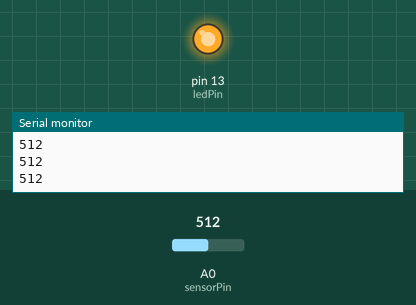
The sketch below on a simulated Arduino Uno, built with avr-gcc and run on an emulated ATmega328P. Shown: output pins drawn as LEDs (lit = HIGH), the last lines printed to the serial monitor. Inputs (shaded band) come from the test bench; at power-on: A0 (sensorPin) = 512.

Above: at 1.2 s.
1.3 s: A0 (sensorPin) set to 417
2.8 s: A0 (sensorPin) set to 392
At 4.0 s:
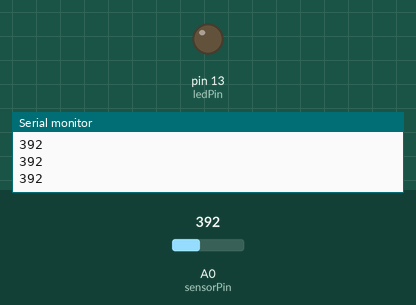
4.3 s: A0 (sensorPin) set to 410
At 5.1 s:
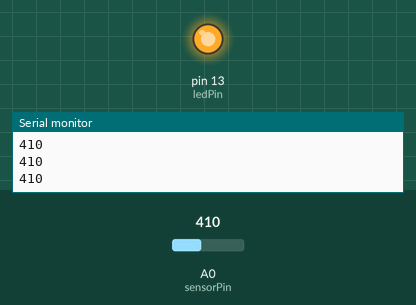
5.8 s: A0 (sensorPin) set to 390
At 6.3 s:
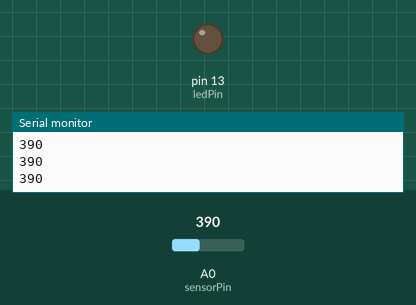
Timing chart, 0 to 8.3 s (numbered marks = the images above; inputs shaded):
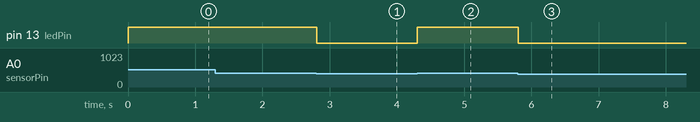

The sketch:

IfStatementConditional.ino
```cpp
const int sensorPin = A0;
const int ledPin = 13;
const int threshold = 400;

void setup() {
  pinMode(ledPin, OUTPUT);
  Serial.begin(9600);
}

void loop() {
  int analogValue = analogRead(sensorPin);
  if (analogValue > threshold) {
    digitalWrite(ledPin, HIGH);
  } else {
    digitalWrite(ledPin, LOW);
  }
  Serial.println(analogValue);
  delay(1);
}
```

Measured:
- the behaviour switches between 401 and 400 on A0 (sensorPin) (found by bisection; images 0 and 1)
- after the input at 2.8 s, pin 13 (ledPin): HIGH → LOW at once
- after the input at 4.3 s, pin 13 (ledPin): LOW → HIGH at once
- after the input at 5.8 s, pin 13 (ledPin): HIGH → LOW at once
